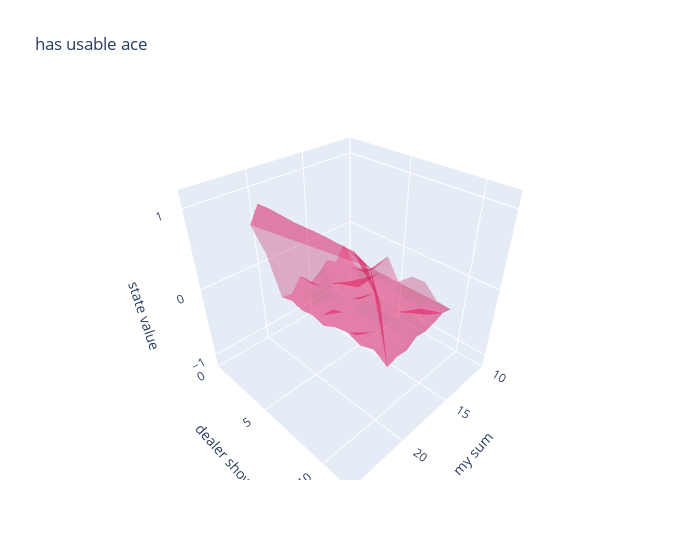

Notebook source saved alongside this figure:
### Code cell
fig = go.Figure(
    data=[
        go.Mesh3d(
            x=[v[0][0] for v in V if v[0][2] % 2 == 1],
            y=[v[0][1] for v in V if v[0][2] % 2 == 1],
            z=[v[1] for v in V if v[0][2] % 2 == 1],
            opacity=0.5,
            color="rgba(244,22,100,0.6)",
        )
    ]
)

fig.update_layout(
    title="has usable ace",
    scene=dict(
        xaxis=dict(
            nticks=4,
            title="my sum",
            range=[10, 25],
        ),
        yaxis=dict(
            title="dealer show",
            nticks=4,
            range=[0, 12],
        ),
        zaxis=dict(
            title="state value",
            nticks=4,
            range=[-1.2, 1.2],
        ),
    ),
    width=700,
)

fig.show()

### Figure 1 — Plotly figure (JSON) as saved in the notebook; plotly's stock layout.template omitted (floating-point values rounded to 4 significant figures)
{"data": [{"color": "rgba(244,22,100,0.6)", "opacity": 0.5, "type": "mesh3d", "x": [12, 12, 12, 12, 12, 12, 12, 12, 12, 12, 13, 13, 13, 13, 13, 13, 13, 13, 13, 13, 14, 14, 14, 14, 14, 14, 14, 14, 14, 14, 15, 15, 15, 15, 15, 15, 15, 15, 15, 15, 16, 16, 16, 16, 16, 16, 16, 16, 16, 16, 17, 17, 17, 17, 17, 17, 17, 17, 17, 17, 18, 18, 18, 18, 18, 18, 18, 18, 18, 18, 19, 19, 19, 19, 19, 19, 19, 19, 19, 19, 20, 20, 20, 20, 20, 20, 20, 20, 20, 20, 21, 21, 21, 21, 21, 21, 21, 21, 21, 21], "y": [1, 2, 3, 4, 5, 6, 7, 8, 9, 10, 1, 2, 3, 4, 5, 6, 7, 8, 9, 10, 1, 2, 3, 4, 5, 6, 7, 8, 9, 10, 1, 2, 3, 4, 5, 6, 7, 8, 9, 10, 1, 2, 3, 4, 5, 6, 7, 8, 9, 10, 1, 2, 3, 4, 5, 6, 7, 8, 9, 10, 1, 2, 3, 4, 5, 6, 7, 8, 9, 10, 1, 2, 3, 4, 5, 6, 7, 8, 9, 10, 1, 2, 3, 4, 5, 6, 7, 8, 9, 10, 1, 2, 3, 4, 5, 6, 7, 8, 9, 10], "z": [-0.1667, -0.3922, -0.4524, -0.2885, -0.01695, -0.3091, -0.1379, -0.1186, -0.3019, -0.3184, -0.3805, -0.3333, -0.3103, -0.256, -0.1949, -0.3465, -0.3, -0.2449, -0.4248, -0.2868, -0.275, -0.3282, -0.3333, -0.4352, -0.1756, -0.3507, -0.2846, -0.4167, -0.2439, -0.3436, -0.4154, -0.3022, -0.4029, -0.2632, -0.438, -0.2536, -0.2522, -0.3162, -0.2465, -0.3755, -0.509, -0.4583, -0.3208, -0.3415, -0.3553, -0.4522, -0.4641, -0.3566, -0.4694, -0.3534, -0.3133, -0.5155, -0.4023, -0.3097, -0.4747, -0.4254, -0.4107, -0.4152, -0.411, -0.4552, -0.5249, -0.5, -0.55, -0.5405, -0.3455, -0.4881, -0.5028, -0.3421, -0.3115, -0.4376, -0.4946, -0.4439, -0.4884, -0.4536, -0.5025, -0.408, -0.3623, -0.4335, -0.3621, -0.4842, 0.2222, 0.6055, 0.702, 0.6147, 0.6221, 0.6, 0.776, 0.8381, 0.7908, 0.4337, 0.6599, 0.9796, 0.9905, 0.9846, 0.9783, 0.9866, 0.9945, 0.9892, 0.9901, 0.9133]}], "layout": {"scene": {"xaxis": {"nticks": 4, "range": [10, 25], "title": {"text": "my sum"}}, "yaxis": {"nticks": 4, "range": [0, 12], "title": {"text": "dealer show"}}, "zaxis": {"nticks": 4, "range": [-1.2, 1.2], "title": {"text": "state value"}}}, "title": {"text": "has usable ace"}, "width": 700}}
